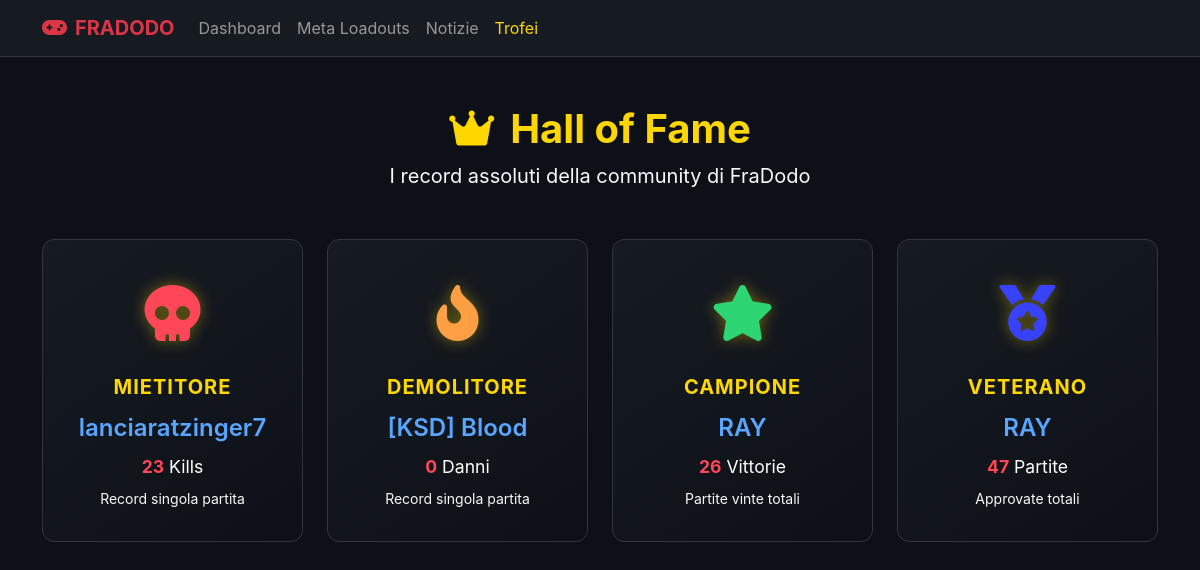
Page /trofei on the committed database.
### tables this page shows
CREATE TABLE players (
            discord_id TEXT PRIMARY KEY,
            activision_id TEXT NOT NULL,
            points INTEGER DEFAULT 0,
            matches_played INTEGER DEFAULT 0,
            total_kills INTEGER DEFAULT 0,
            total_damage INTEGER DEFAULT 0,
            wins INTEGER DEFAULT 0
        , contest_points REAL DEFAULT 0);

### web/app.py (the view)
@app.get("/trofei", response_class=HTMLResponse)
async def trofei(request: Request):
    hof_data = database.get_hall_of_fame()
    return templates.TemplateResponse(request=request, name="trofei.html", context={"hof": hof_data})

### web/templates/trofei.html (shortened to what this page needs)
<!DOCTYPE html>
<html lang="it">
<head>
    <link href="https://cdn.jsdelivr.net/npm/bootstrap@5.3.0/dist/css/bootstrap.min.css" rel="stylesheet">
    <link rel="stylesheet" href="https://cdn.jsdelivr.net/npm/bootstrap-icons@1.11.1/font/bootstrap-icons.css">
    <link href="https://cdnjs.cloudflare.com/ajax/libs/font-awesome/6.0.0/css/all.min.css" rel="stylesheet">
</head>
<body>
    <nav class="navbar navbar-expand-lg navbar-dark mb-5">
        <div class="container">
            <a class="navbar-brand text-danger fw-bold" href="/"><i class="fa-solid fa-gamepad me-2"></i>FRADODO</a>
            <div class="collapse navbar-collapse" id="navbarNav">
                <ul class="navbar-nav me-auto">
                    <li class="nav-item"><a class="nav-link" href="/">Dashboard</a></li>
                    <li class="nav-item"><a class="nav-link" href="/loadouts">Meta Loadouts</a></li>
                    <li class="nav-item"><a class="nav-link" href="/news">Notizie</a></li>
                    <li class="nav-item"><a class="nav-link active" href="/trofei" style="color:#ffd700;">Trofei</a></li>
                </ul>
            </div>
        </div>
    </nav>
    <div class="container mb-5">
        <div class="text-center mb-5">
            <h1 class="fw-bold" style="color: #ffd700;"><i class="fa-solid fa-crown me-3"></i>Hall of Fame</h1>
            <p class="text-light fs-5">I record assoluti della community di FraDodo</p>
        </div>
        {% if hof %}
        <div class="row g-4 justify-content-center">
            {% if hof.top_killer %}
            <div class="col-md-6 col-lg-3">
                <div class="trophy-card">
                    <div class="trophy-icon" style="color: #ff4757;"><i class="fa-solid fa-skull"></i></div>
                    <div class="trophy-title">{{ hof.top_killer.title }}</div>
                    <div class="player-name">{{ hof.top_killer.name }}</div>
                    <div class="record-value"><span class="highlight">{{ hof.top_killer.value }}</span> Kills</div>
                    <div class="text-light small mt-2">Record singola partita</div>
                </div>
            </div>
            {% endif %}
            {% if hof.top_damage %}
            <div class="col-md-6 col-lg-3">
                <div class="trophy-card">
                    <div class="trophy-icon" style="color: #ff9f43;"><i class="fa-solid fa-fire-flame-curved"></i></div>
                    <div class="trophy-title">{{ hof.top_damage.title }}</div>
                    <div class="player-name">{{ hof.top_damage.name }}</div>
                    <div class="record-value"><span class="highlight">{{ hof.top_damage.value }}</span> Danni</div>
                    <div class="text-light small mt-2">Record singola partita</div>
                </div>
            </div>
            {% endif %}
            {% if hof.top_score %}
            <div class="col-md-6 col-lg-3">
                <div class="trophy-card">
                    <div class="trophy-icon" style="color: #2ed573;"><i class="fa-solid fa-star"></i></div>
                    <div class="trophy-title">{{ hof.top_score.title }}</div>
                    <div class="player-name">{{ hof.top_score.name }}</div>
                    <div class="record-value"><span class="highlight">{{ hof.top_score.value }}</span> Vittorie</div>
                    <div class="text-light small mt-2">Partite vinte totali</div>
                </div>
            </div>
            {% endif %}
            {% if hof.most_dedicated %}
            <div class="col-md-6 col-lg-3">
                <div class="trophy-card">
                    <div class="trophy-icon" style="color: #3742fa;"><i class="fa-solid fa-medal"></i></div>
                    <div class="trophy-title">{{ hof.most_dedicated.title }}</div>
                    <div class="player-name">{{ hof.most_dedicated.name }}</div>
                    <div class="record-value"><span class="highlight">{{ hof.most_dedicated.value }}</span> Partite</div>
                    <div class="text-light small mt-2">Approvate totali</div>
                </div>
            </div>
            {% endif %}
        </div>
        {% else %}
        <div class="empty-state">
            <i class="fa-solid fa-ghost fs-1 mb-3"></i>
            <h3>Nessun record ancora registrato!</h3>
            <p>Le statistiche verranno aggiornate man mano che le partite vengono approvate.</p>
        </div>
        {% endif %}
    </div>
</body>
</html>

### web/templates/trofei.html (style rules this page uses)
body { background-color: #0d1117; color: #c9d1d9; font-family: -apple-system, BlinkMacSystemFont, "Segoe UI", Roboto, Helvetica, Arial, sans-serif; }
.navbar { background-color: #161b22 !important; border-bottom: 1px solid #30363d; }
.trophy-card { background: linear-gradient(145deg, #161b22, #0d1117); border: 1px solid #30363d; border-radius: 12px; padding: 2rem; text-align: center; transition: all 0.3s ease; height: 100%; }
.trophy-icon { font-size: 3.5rem; margin-bottom: 1rem; text-shadow: 0 0 15px rgba(255, 215, 0, 0.4); }
.trophy-title { color: #ffd700; font-weight: 700; font-size: 1.25rem; margin-bottom: 0.5rem; text-transform: uppercase; letter-spacing: 1px; }
.player-name { color: #58a6ff; font-weight: 600; font-size: 1.5rem; margin-bottom: 0.5rem; }
.record-value { color: #ffffff; font-size: 1.1rem; }
.highlight { color: #ff4757; font-weight: bold; }

### rows in the picture
players: top_killer.name "lanciaratzinger7"
players: top_damage.name "[KSD] Blood"
players: top_score.name "RAY", most_dedicated.name "RAY"

### other values in the picture
{{ hof.top_killer.title }} "MIETITORE"
{{ hof.top_killer.value }} "23"
{{ hof.top_damage.title }} "DEMOLITORE"
{{ hof.top_damage.value }} "0"
{{ hof.top_score.title }} "CAMPIONE"
{{ hof.top_score.value }} "26"
{{ hof.most_dedicated.title }} "VETERANO"
{{ hof.most_dedicated.value }} "47"
